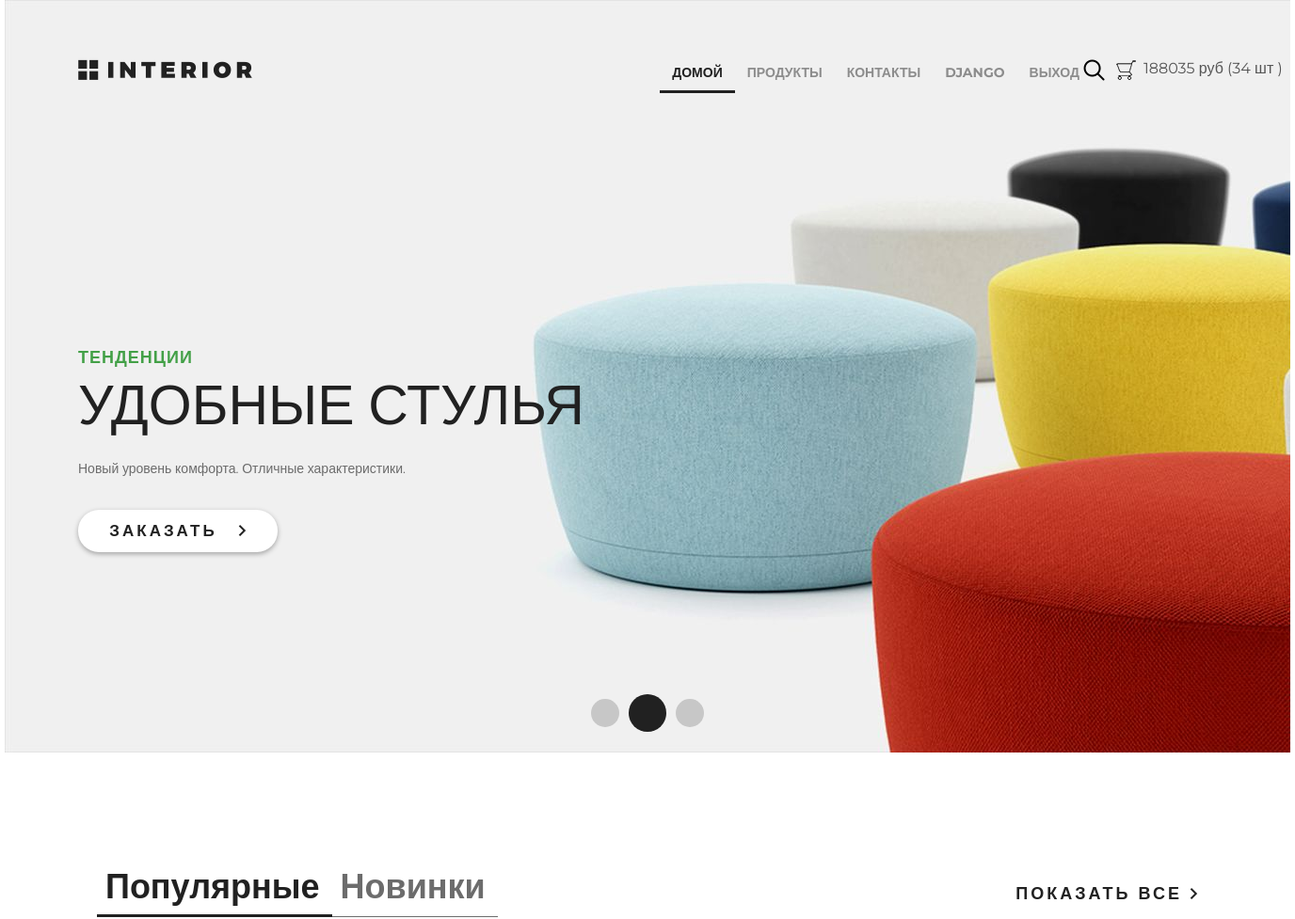
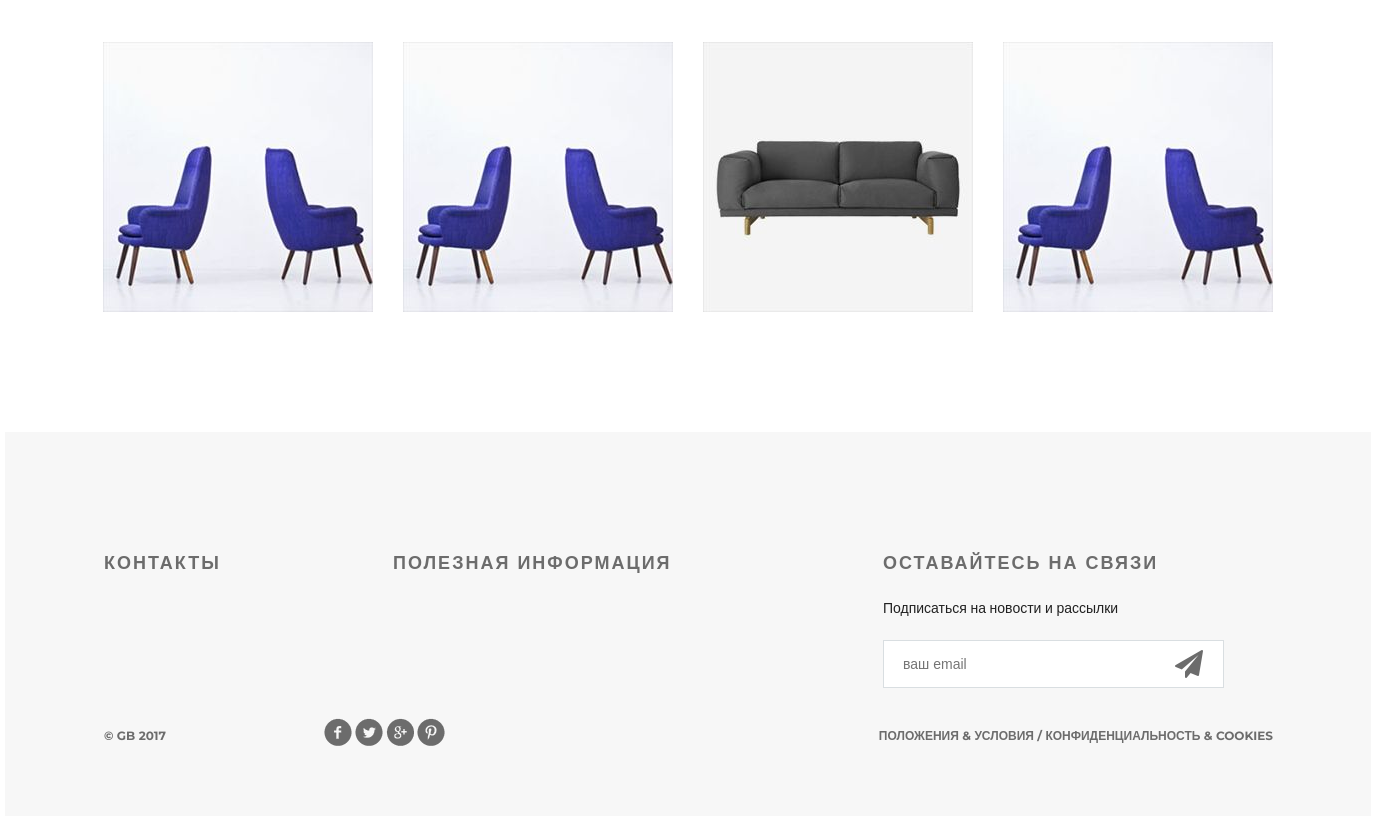
Page / (signed in) on the committed database (2 pictures, top to bottom).
### authapp/models.py (models this page shows)
class ShopUser(AbstractUser):
    avatar = models.ImageField(upload_to='users_avatars', blank=True, verbose_name='Аватар')
    age = models.PositiveSmallIntegerField(verbose_name='возраст')

### basketapp/models.py (models this page shows)
class Basket(models.Model):
    user = models.ForeignKey(settings.AUTH_USER_MODEL, on_delete=models.CASCADE, related_name='basket')
    product = models.ForeignKey(Product, on_delete=models.CASCADE)
    quantity = models.PositiveIntegerField(verbose_name='количество', default=0)
    add_datetime = models.DateTimeField(auto_now_add=True, verbose_name='время')
    @property
    def product_cost(self):
        return self.product.price * self.quantity
    @property
    def total_quantity(self):
        _items = Basket.objects.filter(user=self.user)
        _total_quantity = sum(list(map(lambda x: x.quantity, _items)))
        return _total_quantity
    @property
    def total_cost(self):
        _items = Basket.objects.filter(user=self.user)
        _total_cost = sum(list(map(lambda x: x.product_cost, _items)))
        return _total_cost

### mainapp/models.py (models this page shows, shortened)
class Product(models.Model):
    category = models.ForeignKey(ProductCategory, on_delete=models.CASCADE, verbose_name='категория')
    name = models.CharField(max_length=128, verbose_name='название')
    image = models.ImageField(upload_to='products_images', blank=True, verbose_name='картинка')
    short_desc = models.CharField(max_length=120, verbose_name='кратокое описание')
    description = models.TextField(verbose_name='описание', blank=True)
    price = models.DecimalField(max_digits=8, decimal_places=2, default=0, verbose_name='цена')
    quantity = models.SmallIntegerField(default=0, verbose_name='количество на складе')

### mainapp/views.py (the view)
# urls.py: path("", mainapp.main, name="main"),
def main(request):
    title = 'главная'
    products = Product.objects.all()[:4]
    content ={
        'title': title,
        'products': products,
        'basket': get_basket(request.user),
    }
    return render(request, 'mainapp/index.html', content)

### mainapp/views.py (called while the page is built)
def get_basket(user):
    if user.is_authenticated:
        return Basket.objects.filter(user=user)
    return []

### mainapp/templates/mainapp/index.html (shortened to what this page needs)
{% extends 'mainapp/base.html' %}
{% load static %}
{% block menu %}
<div class="slider">
	<div class="header clearfix">
		<a href="/" class="logo"></a>
		{% include 'mainapp/includes/inc_main_menu.html' %}
	</div>
	<div>
		<div class="text-slider">
			<h3 class="green">тенденции</h3>
			<h3 class="big"> удобные стулья</h3>
			<p>Новый уровень комфорта. Отличные характеристики.</p>
			<a href="#" class="button-order">заказать<img src="{% static '/img/arrow.png' %}" alt=""></a>
		</div>
		<div class="navi">
			<a href="#"></a><a href="#"></a><a href="#"></a>
		</div>
	</div>
</div>
{% endblock %}
{% block content %}
	<div class="featured">
		<div class="featured-menu">
				<a class="active" href="#">Популярные</a><a href="#">Новинки</a>
		</div>
		<a class="explore" href="#">показать все <img src="{% static '/img/arrow.png' %}" alt=""></a>
		<div class="clearfix">
		</div>
		<div class="tab-content">
			{% for product in products %}
			<div class="block">
				<a href="{% url 'basket:add' product.pk %}"><img src="/media/{{ product.image }}" alt="{{ product.alt }}">
				</a>
			</div>
			{% endfor %}
		</div>
	</div>
{% endblock %}

### mainapp/templates/mainapp/includes/inc_main_menu.html
<ul class="menu">
    <li><a href="{% url 'main' %}" {% if request.resolver_match.url_name == 'main' %} class="active" {% endif %}>домой</a></li>
    <li><a href="{% url 'mainapp:index' %}" {% if request.resolver_match.namespace == 'products' %} class="active" {% endif %}>продукты</a></li>
    <li><a href="{% url 'contact' %}" {% if request.resolver_match.url_name == 'contact' %} class="active" {% endif %}>контакты</a></li>
    {% if user.is_authenticated %}
        <li>
            <a href="{% url 'auth:edit' %}">
                {% if user.first_name %}{{ user.first_name }}{% else %}пользователь{% endif %}
            </a>
        </li>
        <li>
            <a href="{% url 'auth:logout' %}" >выход</a>
        </li>
    {% else %}
        <li>
            <a href="{% url 'auth:login' %}" >вход</a>
        </li>
    {% endif %}
</ul>
<a href="#" class="search"></a>
<a href="{% url 'basket:view' %}" class="basket">
    <span>
        {% if basket %}
            {{ basket.0.total_cost|floatformat:0 }} руб
            ({{ basket.0.total_quantity }} шт )
        {% endif %}
    </span>
</a>

### static/css/style.css (style rules this page uses)
* { margin: 0; padding: 0; }
body { font-family: 'Montserrat', sans-serif; }
html, body { height: 100%; }
.slider { height: 800px; background-image: url(/static/img/slider.jpg); padding-left: 78px; padding-right: 211px; position: relative; }
.logo { background-image: url(/static/img/logo.png); margin-top: 63px; width: 185px; height: 22px; float: left; }
.menu { list-style-type: none; margin-top: 67px; float: right; }
.menu li { float: left; }
.menu a { color: #8c8c8c; font-size: 14px; font-weight: 700; text-align: right; text-transform: uppercase; text-decoration: none; padding: 10px 13px; }
.menu .active { color: #212121; font-weight: 700; border-bottom: 3px solid #212121; }
.search { display: block; width: 23px; height: 23px; background-image: url(/static/img/search.png); position: absolute; top: 63px; left: 1146px; }
.basket { display: block; width: 23px; height: 23px; background-image: url(/static/img/basket.png); position: absolute; top: 63px; left: 1180px; text-decoration: none; color: #555; }
.basket span { display: block; margin-left: 30px; width: 150px; }
.clearfix:after { content: ""; display: block; clear: both; }
.text-slider { margin-top: 288px; position: absolute; }
.text-slider p { color: #6c6c6c; font-size: 14px; text-align: left; width: 458px; line-height: 24px; }
.button-order { background-color: #ffffff; box-shadow: 0px 2px 4.85px 0.15px rgba(33, 33, 33, 0.35); width: 212px; height: 45px; display: block; text-transform: uppercase; text-align: center; border-radius: 22px; text-decoration: none; color: #212121; font-size: 17px; font-weight: 700; line-height: 45px; margin-top: 32px; letter-spacing: 3px; }
.button-order img { padding-left: 22px; }
.green { text-transform: uppercase; color: #43a047; font-size: 18px; font-weight: 700; text-align: left; margin-bottom: 22px; line-height: 13px; letter-spacing: 1px; }
.big { color: #212121; font-size: 59px; line-height: 43px; text-transform: uppercase; font-weight: 100; margin-bottom: 34px; }
.navi { position: absolute; bottom: 22px; right: 618px; display: flex; width: 130px; height: 40px; justify-content: space-between; align-items: center; }
.navi a { display: block; width: 30px; height: 30px; border-radius: 50%; background-color: rgba(33, 33, 33, 0.2); float: left; margin: 0px 5px; }
.navi a:nth-child(2) { display: block; width: 40px; height: 40px; border-radius: 50%; background-color: #212121; float: left; margin: 0px; }
.featured { padding-left: 98px; padding-right: 98px; }
.featured-menu { margin-top: 120px; width: 300px; height: 49px; float: left; }
.featured-menu a { color: #6c6c6c; font-size: 36px; font-weight: 700; text-align: left; text-decoration: none; border-bottom: 1px solid #6c6c6c; padding-bottom: 10px; padding-right: 13px; padding-left: 9px; }
.featured-menu .active { font-size: 36px; font-weight: 700; text-align: left; color: #212121; border-bottom: 3px solid #212121; padding-bottom: 8px; }
.explore { text-transform: uppercase; color: #212121; font-size: 18px; font-weight: 700; line-height: 24px; text-align: center; float: right; margin-top: 138px; letter-spacing: 3px; text-decoration: none; }
.tab-content { margin-top: 50px; display: flex; justify-content: space-between; margin-bottom: 120px; }
.tab-content .block { height: 270px; width: 270px; position: relative; }

### rows in the picture
ShopUser: first_name "DJANGO"
Basket: user+product+quantity "188035", user+quantity "34"
Product: image (picture)
Product: image (picture)
Product: image (picture)
Product: image (picture)
